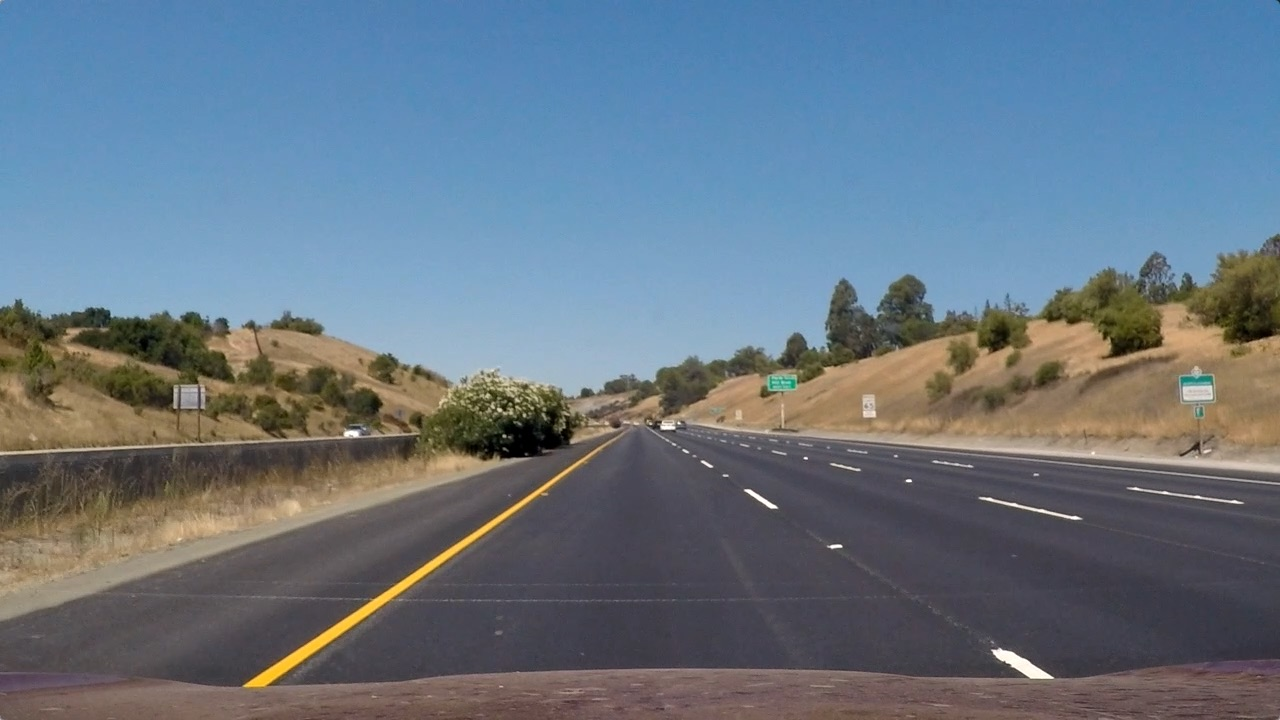
#> input picture test_images/straight_lines1.jpg, 1280 x 720 px, given in place of signs_vehicles_xygrad.jpg, which was not available
$ jupyter execute --allow-errors advanced_lane_finding.ipynb   (shell and % lines are left out)   (older library calls are emulated)   (text cells are left out)
#> lines starting #> are read from the running program, lines starting #| are printed output that depends on the picture; after the words box and inside, x2 and y2 are one past the last pixel; in counts of white or black regions, pixels touching at a corner belong together; pictures that were not available may be replaced by others from this repository, and a replacement may not be noted
### magnitude_threshold.py

# coding: utf-8

# In[2]:


import numpy as np
import cv2
import matplotlib.pyplot as plt
import matplotlib.image as mpimg
import pickle


# In[29]:


# Define a function that applies Sobel x or y,
# then takes an absolute value and applies a threshold.
def abs_sobel_thresh(img, orient='x',sobel_kernel=3,thresh=(0,255)):
    # Convert to grayscale
    gray = cv2.cvtColor(img, cv2.COLOR_RGB2GRAY)
    # try this Adi
    gray = cv2.GaussianBlur(gray,(sobel_kernel,sobel_kernel),0)

    # Apply x or y gradient with the OpenCV Sobel() function
    # and take the absolute value
    if orient == 'x':
        abs_sobel = np.absolute(cv2.Sobel(gray, cv2.CV_64F, 1, 0,ksize=sobel_kernel))
    if orient == 'y':
        abs_sobel = np.absolute(cv2.Sobel(gray, cv2.CV_64F, 0, 1,ksize=sobel_kernel))
    # Rescale back to 8 bit integer
    scaled_sobel = np.uint8(255*abs_sobel/np.max(abs_sobel))
    # Create a copy and apply the threshold
    binary_output = np.zeros_like(scaled_sobel)
    # Here I'm using inclusive (>=, <=) thresholds, but exclusive is ok too
    binary_output[(scaled_sobel >= thresh[0]) & (scaled_sobel <= thresh[1])] = 1

    # Return the result
    return binary_output


# In[30]:


# Define a function that applies Sobel x and y,
# then computes the magnitude of the gradient
# and applies a threshold
def mag_thresh(img, sobel_kernel=3, mag_thresh=(0, 255)):

    # Apply the following steps to img
    # 1) Convert to grayscale
    gray = cv2.cvtColor(img, cv2.COLOR_RGB2GRAY)
    # try this Adi
    gray = cv2.GaussianBlur(gray,(sobel_kernel,sobel_kernel),0)

    # 2) Take the gradient in x and y separately
    sobelx = cv2.Sobel(gray, cv2.CV_64F, 1, 0, ksize=sobel_kernel)
    sobely = cv2.Sobel(gray, cv2.CV_64F, 0, 1, ksize=sobel_kernel)
    #print(sobelx.shape)
    #print(sobely.shape)
    # 3) Calculate the magnitude
    gradmag = np.sqrt(sobelx**2 + sobely**2)
    #print(gradmag)
    # 4) Scale to 8-bit (0 - 255) and convert to type = np.uint8
    scale_factor = np.max(gradmag)/255
    gradmag = (gradmag/scale_factor).astype(np.uint8)
    # 5) Create a binary mask where mag thresholds are met
    binary_output = np.zeros_like(gradmag)
    binary_output[(gradmag >= mag_thresh[0]) & (gradmag <= mag_thresh[1])] = 1

    # 6) Return this mask as your binary_output image
    #binary_output = np.copy(img) # Remove this line
    return binary_output


# In[31]:


# direction of the gradient
# Define a function to threshold an image for a given range and Sobel kernel
def dir_threshold(img, sobel_kernel=3, thresh=(0, np.pi/2)):
    # Grayscale
    gray = cv2.cvtColor(img, cv2.COLOR_RGB2GRAY)
    # try this Adi
    gray = cv2.GaussianBlur(gray,(sobel_kernel,sobel_kernel),0)

    # Calculate the x and y gradients
    sobelx = cv2.Sobel(gray, cv2.CV_64F, 1, 0, ksize=sobel_kernel)
    sobely = cv2.Sobel(gray, cv2.CV_64F, 0, 1, ksize=sobel_kernel)
    # Take the absolute value of the gradient direction,
    # apply a threshold, and create a binary image result
    absgraddir = np.arctan2(np.absolute(sobely), np.absolute(sobelx))
    binary_output =  np.zeros_like(absgraddir)
    binary_output[(absgraddir >= thresh[0]) & (absgraddir <= thresh[1])] = 1

    # Return the binary image
    return binary_output


# In[37]:


# Read in an image and grayscale it
image = mpimg.imread('examples/signs_vehicles_xygrad.jpg')
#> image is the input picture: shape (720, 1280, 3); mean R, G, B 103.2, 117.7, 131.2

# Run the function
grad_binary = abs_sobel_thresh(image, orient='x', sobel_kernel=3, thresh=(20, 100))
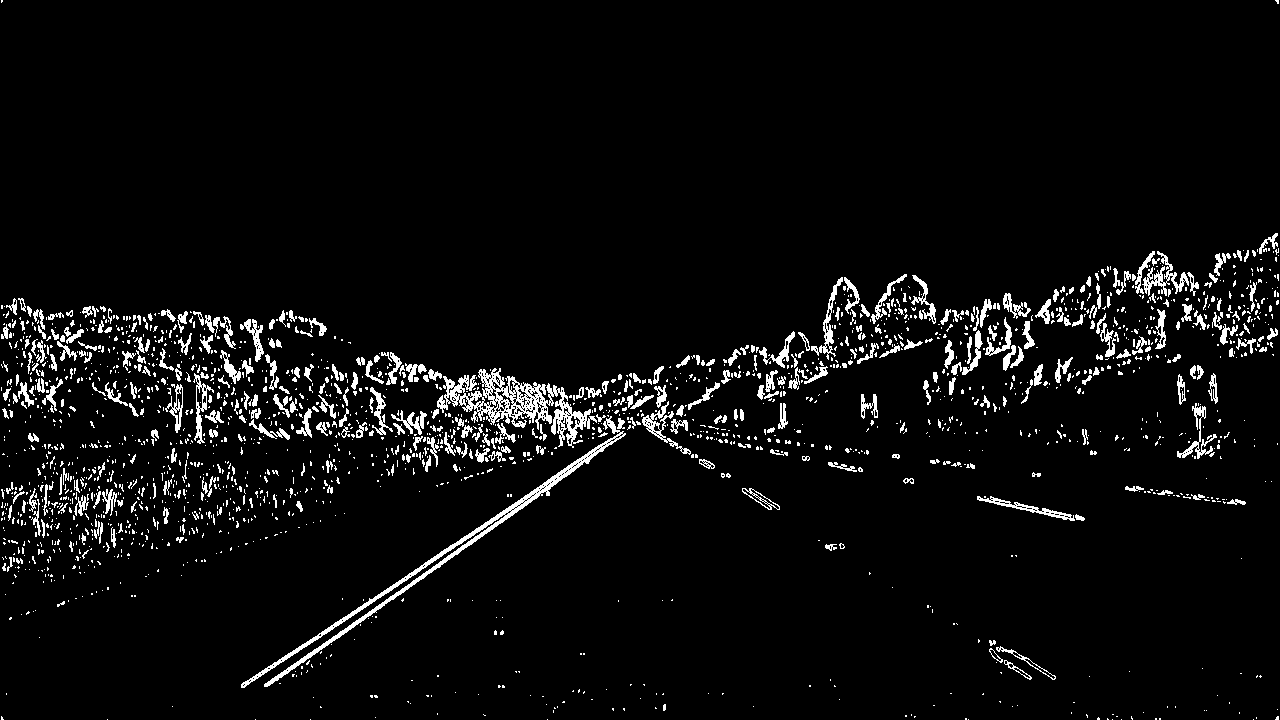
#> grad_binary: shape (720, 1280); values 0 (black) and 1 (white), 4.8% white in thin lines or dots
# Plot the result
f, (ax1, ax2) = plt.subplots(1, 2, figsize=(24, 9))
f.tight_layout()
ax1.imshow(image)
ax1.set_title('Original Image', fontsize=50)
ax2.imshow(grad_binary, cmap='gray')
ax2.set_title('Thresholded Gradient', fontsize=50)
plt.subplots_adjust(left=0., right=1, top=0.9, bottom=0.)


# In[21]:


# Read in an image and grayscale it
image = mpimg.imread('examples/signs_vehicles_xygrad.jpg')
# Run the function
mag_binary = mag_thresh(image, sobel_kernel=3, mag_thresh=(30, 100))
#> in mag_thresh, `gradmag = np.sqrt(sobelx**2 + sobely**2)`:
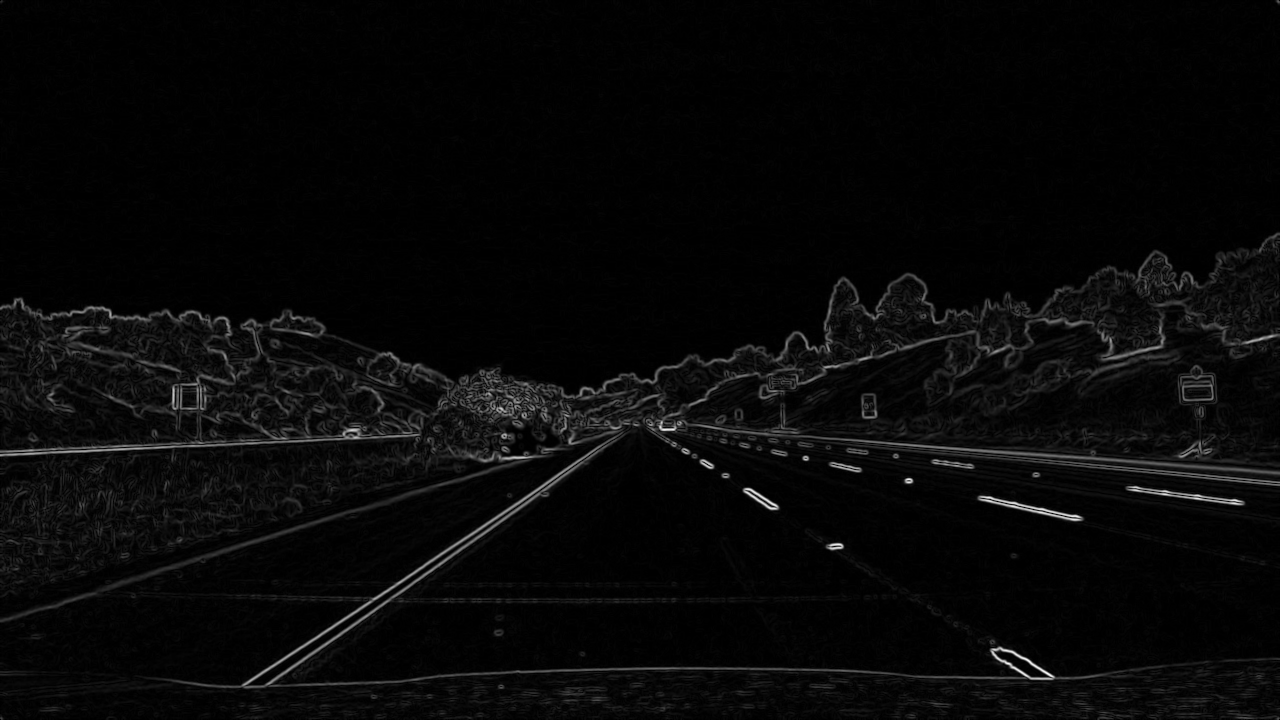
#> gradmag: shape (720, 1280) float64; min 0, max 579.3, mean 19.2; drawn with min black and max white
#> in mag_thresh, `scale_factor = np.max(gradmag)/255`: scale_factor = 2.27
#> mag_binary: shape (720, 1280); values 0 (black) and 1 (white), 5.8% white; 1390 white regions (1196 under 20 px), largest, box (x1, y1, x2, y2) and area: (0, 273, 1280, 689) 26854, (865, 272, 1166, 381) 3100, (99, 439, 553, 591) 2288
# Plot the result
f, (ax1, ax2) = plt.subplots(1, 2, figsize=(24, 9))
f.tight_layout()
ax1.imshow(image)
ax1.set_title('Original Image', fontsize=50)
ax2.imshow(mag_binary, cmap='gray')
ax2.set_title('Thresholded Magnitude', fontsize=50)
plt.subplots_adjust(left=0., right=1, top=0.9, bottom=0.)


# In[22]:


# Read in an image and grayscale it
image = mpimg.imread('examples/signs_vehicles_xygrad.jpg')
# Run the function
dir_binary = dir_threshold(image, sobel_kernel=15, thresh=(0.7, 1.3))
#> dir_binary: shape (720, 1280) float64; values 0 (black) and 1 (white), 42.2% white; 2968 white regions (1772 under 20 px), largest, box (x1, y1, x2, y2) and area: (1, 278, 702, 692) 87235, (632, 330, 1116, 719) 36410, (248, 1, 574, 248) 21711
# Plot the result
f, (ax1, ax2) = plt.subplots(1, 2, figsize=(24, 9))
f.tight_layout()
ax1.imshow(image)
ax1.set_title('Original Image', fontsize=50)
ax2.imshow(dir_binary, cmap='gray')
ax2.set_title('Thresholded Grad. Dir.', fontsize=50)
plt.subplots_adjust(left=0., right=1, top=0.9, bottom=0.)


# In[93]:


# Read in an image and grayscale it
image = mpimg.imread('examples/signs_vehicles_xygrad.jpg')

# Choose a Sobel kernel size
ksize = 11 # Choose a larger odd number to smooth gradient measurements

# Apply each of the thresholding functions
gradx = abs_sobel_thresh(image, orient='x', sobel_kernel=ksize, thresh=(12, 100))
#> gradx: shape (720, 1280); values 0 (black) and 1 (white), 13.2% white; 830 white regions (352 under 20 px), largest, box (x1, y1, x2, y2) and area: (3, 350, 733, 691) 26824, (1, 296, 451, 484) 20215, (1070, 249, 1201, 399) 4865
grady = abs_sobel_thresh(image, orient='y', sobel_kernel=ksize, thresh=(25, 100))
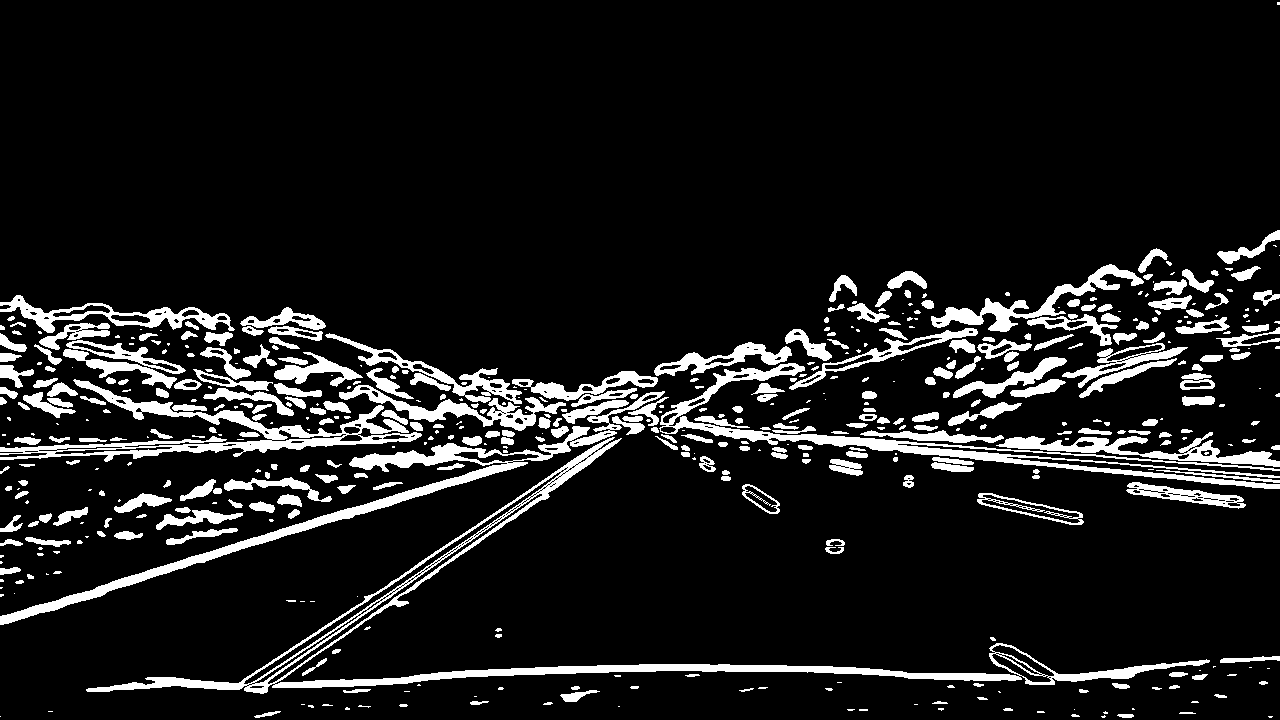
#> grady: shape (720, 1280); values 0 (black) and 1 (white), 10.6% white; 507 white regions (198 under 20 px), largest, box (x1, y1, x2, y2) and area: (86, 437, 1210, 694) 12483, (0, 391, 665, 625) 7954, (659, 363, 1280, 489) 6823
mag_binary = mag_thresh(image, sobel_kernel=ksize, mag_thresh=(25, 100))
#> mag_binary: shape (720, 1280); values 0 (black) and 1 (white), 12.8% white; 275 white regions (132 under 20 px), largest, box (x1, y1, x2, y2) and area: (0, 230, 1280, 693) 94872, (177, 464, 320, 518) 2143, (1141, 432, 1280, 467) 1570
dir_binary = dir_threshold(image, sobel_kernel=ksize, thresh=(0.7, 1.3))
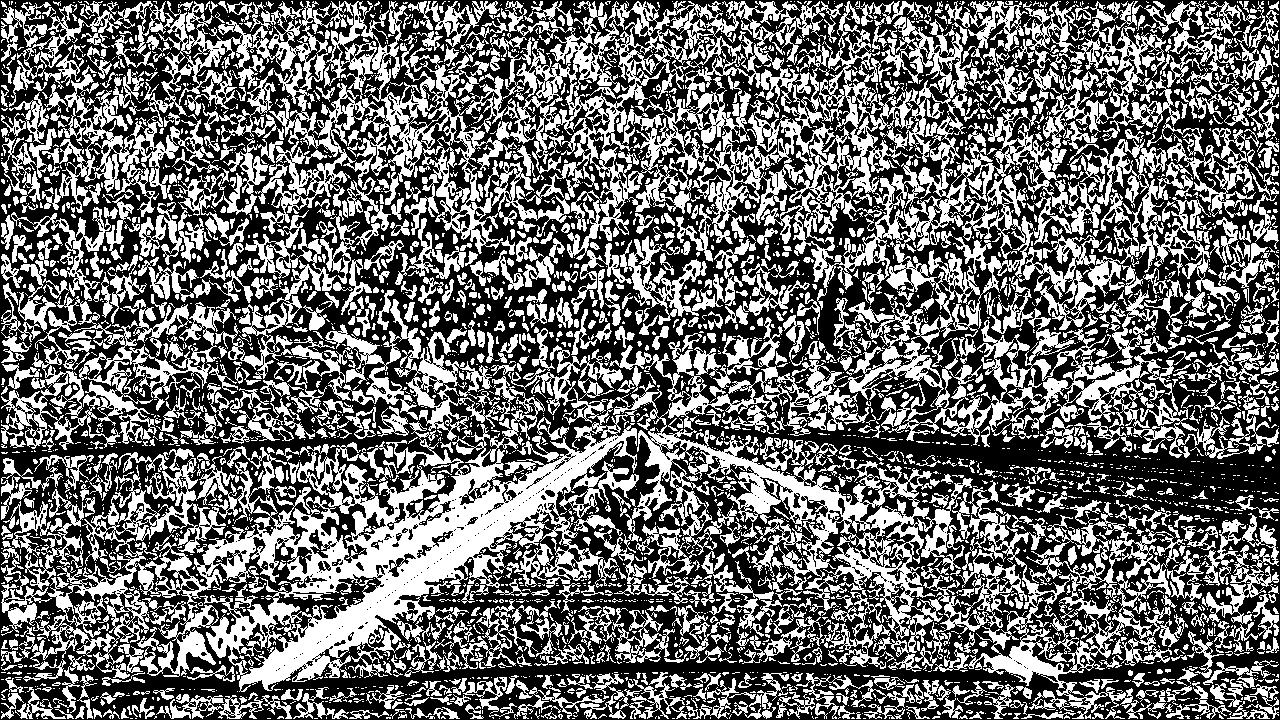
#> dir_binary: shape (720, 1280) float64; values 0 (black) and 1 (white), 42.6% white; 3911 white regions (2804 under 20 px), largest, box (x1, y1, x2, y2) and area: (42, 1, 1240, 338) 93334, (23, 317, 1027, 692) 82232, (838, 302, 1279, 459) 14739
combined = np.zeros_like(dir_binary)
combined[((gradx == 1) & (grady == 1)) | ((mag_binary == 1) & (dir_binary == 1))] = 1
# Plot the result
f, (ax1, ax2) = plt.subplots(1, 2, figsize=(24, 9))
f.tight_layout()
ax1.imshow(image)
ax1.set_title('Original Image', fontsize=50)
ax2.imshow(dir_binary, cmap='gray')
ax2.set_title('Thresholded Grad. combined.', fontsize=50)
plt.subplots_adjust(left=0., right=1, top=0.9, bottom=0.)

### advanced_lane_finding.ipynb
[cell 1]
import numpy as np
import cv2
import glob
import pickle
import matplotlib.pyplot as plt
import copy
from textwrap import wrap
from magnitude_threshold import abs_sobel_thresh,mag_thresh,dir_threshold
#> (reads camera_cal/dist_pickle.p from the repository)

[cell 2]
# [40 lines left out: functions sv_color_thresholds, s_color_thresholds, select_yellow, select_white, comb_thresh, not called in this run]

[cell 3]
# [18 lines left out: function color_and_gradient, not called in this run]

[cell 4]
# [39 lines left out: function perspective_transform, not called in this run]

[cell 5]
class LocateLaneLines():


    def __init__(self):
            self.left_lane_inds = None
            self.right_lane_inds = None
            self.leftx_base = None
            self.rightx_base = None
            self.left_fit = None
            self.right_fit = None


    # [171 lines left out: functions locate_lane_lines, locate_lane_lines_same_frame, locate_lane_lines_new_frame, measure_lane_lines_curvature_in_pixel_space, measure_lane_lines_curvature_in_real_world_space, not called in this run]

    def print_lane_lines_polyfit(self):
            print("left fit ",self.left_fit)
            print("right fit",self.right_fit)

    def left_right_lane_lines_polyfit(self):
        return(self.left_fit,self.right_fit)

#> (a cell that did not finish here is left out)

[cell 7]
# [9 lines left out: function output_images, not called in this run]

    #print(undistorted_image.shape)

[cell 8]
# [23 lines left out: function show_images_inline, not called in this run]

[cell 9]
# [22 lines left out: function visualize_lane_lines, not called in this run]

[cell 10]
# [33 lines left out: function undistorted_image_with_lane_area_drawn, not called in this run]

[cell 11]
debug=True
#debug=False
output=False
test_images = glob.glob('test_images/*.jpg')
test_image_lane_lines = LocateLaneLines()
#> (the rest of this cell did not finish here and is left out)
